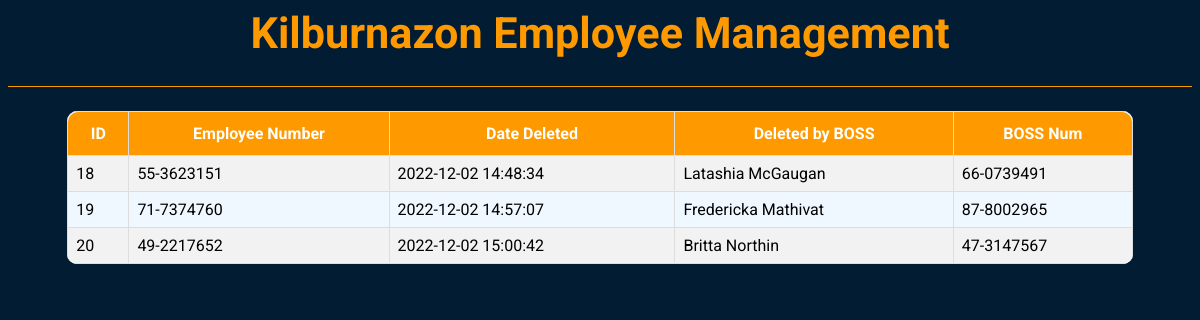
/Kilburnazon/audit_emp.php, run on the app's committed database.
### tables this page shows
CREATE TABLE `Audit` (
  `aud_id` int(11) NOT NULL,
  `emp_num` varchar(30) NOT NULL,
  `aud_date` datetime NOT NULL,
  `boss_id` int(11) NOT NULL
);

CREATE TABLE `Employee` (
  `emp_id` int(11) NOT NULL,
  `emp_num` varchar(30) NOT NULL,
  `emp_name` varchar(30) NOT NULL,
  `emp_address` varchar(30) NOT NULL,
  `emp_birthdate` varchar(30) NOT NULL,
  `emp_NIN` varchar(30) NOT NULL,
  `emp_salary` varchar(30) NOT NULL,
  `emp_emergname` varchar(30) NOT NULL,
  `emp_emergrelation` varchar(30) NOT NULL,
  `emp_emergphone` varchar(30) NOT NULL,
  `dep_id` int(11) NOT NULL,
  `boss_id` varchar(11) DEFAULT NULL,
  `workspace_id` int(11) DEFAULT NULL
);

### Kilburnazon/audit_emp.php (the view, shortened to what this page needs)
<?php
    include "connection.php"
?>
<html>
<head>
<link rel="stylesheet" href="style.css">
</head>
<body>
<div class = "title"><h1> <a href="index.php">  Kilburnazon Employee Management</a> </h1></div>
    <div class = "main">
        <?php
        $sql = "SELECT * FROM Audit";
        $result = $conn->query($sql);
        ?>
        <table class = "emp">
        <tr>
            <th style="border-top-left-radius: 10px;">ID</th>
            <th>Employee Number</th>
            <th>Date Deleted</th>
            <th>Deleted by BOSS</th>
            <th style="border-top-right-radius: 10px;">BOSS Num</th>
        </tr>
        <?php
        if ($result->num_rows > 0) {
                while($row = $result->fetch_assoc()) {
                $boss = $row["boss_id"];
                $qry = mysqli_query($conn, "SELECT emp_name, emp_num FROM Employee WHERE `emp_id` = '$boss' ");
                $qry = mysqli_fetch_assoc($qry);
                ?>
                    <tr>
                            <td><?php echo $row["aud_id"]; ?></td>
                            <td><?php echo $row["emp_num"]; ?></td>
                            <td><?php echo $row["aud_date"]; ?></td>
                            <td><?php echo $qry["emp_name"]; ?></td>
                            <td><?php echo $qry["emp_num"]; ?></td>
                    </tr>
                <?php
                }
        }
        else {
            ?>
            <td colspan="6"><?php echo "0 results"; ?></td>
        <?php
        }
        ?>
    </table>
    </div>
</body>
</html>

### Kilburnazon/style.css (style rules this page uses)
.title { width: 100%; height: 10%; font-size: 1.8vw; text-align: center; color: #FF9900; border-bottom: 1px solid #FF9900; transition: all 250ms; }
body { background-color: #011c33; font-family: 'Roboto', sans-serif; }
a { color: inherit; text-decoration: none; }
.main { height: auto; width: 90%; margin-top: 2%; border-radius: 10px; background-color: aliceblue; overflow-y: auto; margin-left: auto; margin-right: auto; }
.emp { font-family: 'Roboto', sans-serif; border-collapse: collapse; width: 100%; }
.emp td, .emp th { border: 1px solid #ddd; padding: 8px; }
.emp tr:nth-child(even) { background-color: #f2f2f2; }
.emp th { padding-top: 12px; padding-bottom: 12px; text-align: center; background-color: #FF9900;; color: white; }

### data on the page
audit: aud_id "18", emp_num "55-3623151", aud_date "2022-12-02 14:48:34", employee.emp_name "Latashia McGaugan", employee.emp_num "66-0739491"
audit: aud_id "19", emp_num "71-7374760", aud_date "2022-12-02 14:57:07", employee.emp_name "Fredericka Mathivat", employee.emp_num "87-8002965"
audit: aud_id "20", emp_num "49-2217652", aud_date "2022-12-02 15:00:42", employee.emp_name "Britta Northin", employee.emp_num "47-3147567"
